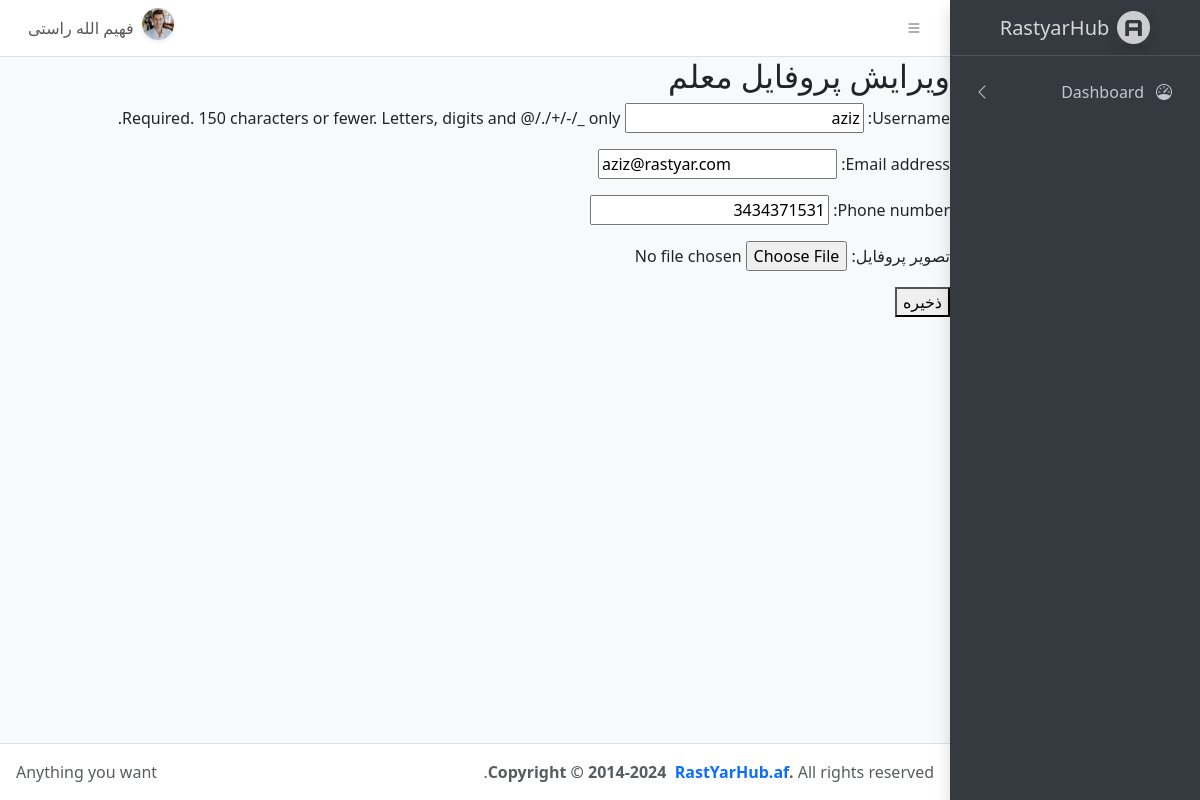
Page /teachers/7/update/ (signed in) on the committed database.
### accounts/models.py (models this page shows, shortened)
class CustomUser(AbstractUser):
    ROLE_CHOICES = (
        ('manager', 'Manager'),
        ('teacher', 'Teacher'),
        ('student', 'Student'),
        ('parent', 'Parent'),
    )
    GENDER_CHOICES = (
        ('male', 'Male'),
        ('female', 'Female'),
        ('other', 'Other'),
    )
    role = models.CharField(max_length=20, choices=ROLE_CHOICES)
    gender = models.CharField(max_length=10, choices=GENDER_CHOICES, null=True, blank=True)
    phone_number = models.CharField(max_length=15, unique=True, null=True, blank=True)
    profile_picture = models.ImageField(
        _('تصویر پروفایل'),
        upload_to=profile_image_upload_path,
        blank=True,
        null=True
    )
    created_by = models.ForeignKey(
        settings.AUTH_USER_MODEL,
        null=True,
        blank=True,
        on_delete=models.SET_NULL,
        related_name='created_users'
    )
    created_at = models.DateTimeField(auto_now_add=True)
    updated_at = models.DateTimeField(auto_now=True)

### teachers/views.py (the view)
# urls.py: path('<int:pk>/update/', TeacherUpdateView.as_view(), name='teacher_update'),
class TeacherUpdateView(UpdateView):
    model = CustomUser
    form_class = TeacherUpdateForm
    template_name = 'teachers/teacher_update.html'
    success_url = reverse_lazy('profile')  # یا مسیر دیگر مثل dashboard
    def get_queryset(self):
        return CustomUser.objects.filter(role='teacher')

### teachers/forms.py
class TeacherUpdateForm(forms.ModelForm):
    class Meta:
        model = CustomUser
        fields = ['username', 'email', 'phone_number', 'profile_picture' ]

### teachers/templates/teachers/teacher_update.html (shortened to what this page needs)
{% extends 'base.html' %}
{% block content %}
  <h2>ویرایش پروفایل معلم</h2>
  <form method="post" enctype="multipart/form-data">
    {{ form.as_p }}
    <button type="submit">ذخیره</button>
  </form>
{% endblock %}

### templates/partials/navbar.html (shortened to what this page needs)
{% load static %}
<nav class="app-header navbar navbar-expand bg-body">
    <div class="container-fluid">
        <ul class="navbar-nav">
            <li class="nav-item">
                <a class="nav-link" data-lte-toggle="sidebar" href="#" role="button">
                    <i class="bi bi-list"></i>
                </a>
            </li>
        </ul>
        <ul class="navbar-nav ms-auto">
            <li class="nav-item dropdown user-menu">
                {% if request.user.is_authenticated %}
                <a href="#" class="nav-link dropdown-toggle d-flex align-items-center" data-bs-toggle="dropdown">
                    <img src="{% if request.user.profile_picture %}{{ request.user.profile_picture.url }}{% else %}{% static 'dist/assets/img/avatar5.png' %}{% endif %}"
                        class="user-image rounded-circle shadow-sm me-2" alt="User Image" width="32" height="32" />
                    <span class="d-none d-md-inline text-capitalize">
                        {% if request.user.get_full_name %}
                        {{ request.user.get_full_name }}
                        {% elif request.user.username %}
                        {{ request.user.username }}
                        {% else %}
                        کاربر
                        {% endif %}
                    </span>
                </a>
                {% else %}
                <div class="d-flex gap-2">
                    <a href="{% url 'login' %}" class="text-success" style="text-decoration: none;">ورود</a>
                    <a href="{% url 'signup' %}" class="text-primary" style="text-decoration: none;">ثبت‌نام</a>
                </div>
                {% endif %}
            </li>
        </ul>
    </div>
</nav>

### rows in the picture
CustomUser: profile_picture (picture), user.get_full_name "فهیم الله راستی"
CustomUser: username "aziz", email "aziz@rastyar.com", phone_number "3434371531"
